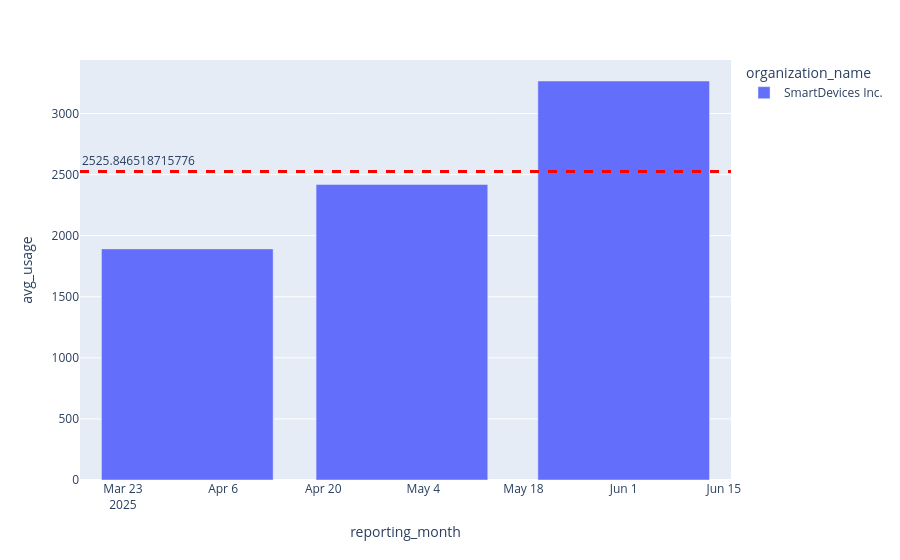

Write notebook code for a chart like this one.
### Code cell
y_var = 'avg_usage'
fig = px.bar(df_scope, x='reporting_month', y=y_var, color='organization_name')
fig.add_hline(
    y=df_scope[y_var].mean(),
    line_width=3,
    line_dash="dash",
    line_color="red",
    annotation_text=df_scope[y_var].mean(),
    annotation_position="top left"
)
fig.show()

### Figure 1 — Plotly figure (JSON) as saved in the notebook; plotly's stock layout.template omitted (floating-point values rounded to 4 significant figures)
{"data": [{"hovertemplate": "organization_name=SmartDevices Inc.<br>reporting_month=%{x}<br>avg_usage=%{y}<extra></extra>", "legendgroup": "SmartDevices Inc.", "marker": {"color": "#636efa", "pattern": {"shape": ""}}, "name": "SmartDevices Inc.", "orientation": "v", "showlegend": true, "textposition": "auto", "type": "bar", "x": ["2025-06-01T00:00:00.000000", "2025-05-01T00:00:00.000000", "2025-04-01T00:00:00.000000"], "xaxis": "x", "y": [3266.0, 2419.0, 1892.0], "yaxis": "y"}], "layout": {"annotations": [{"showarrow": false, "text": "2525.846518715776", "x": 0, "xanchor": "left", "xref": "x domain", "y": 2526.0, "yanchor": "bottom", "yref": "y"}], "barmode": "relative", "legend": {"title": {"text": "organization_name"}, "tracegroupgap": 0}, "margin": {"t": 60}, "shapes": [{"line": {"color": "red", "dash": "dash", "width": 3}, "type": "line", "x0": 0, "x1": 1, "xref": "x domain", "y0": 2526.0, "y1": 2526.0, "yref": "y"}], "xaxis": {"anchor": "y", "domain": [0, 1], "title": {"text": "reporting_month"}}, "yaxis": {"anchor": "x", "domain": [0, 1], "title": {"text": "avg_usage"}}}}
